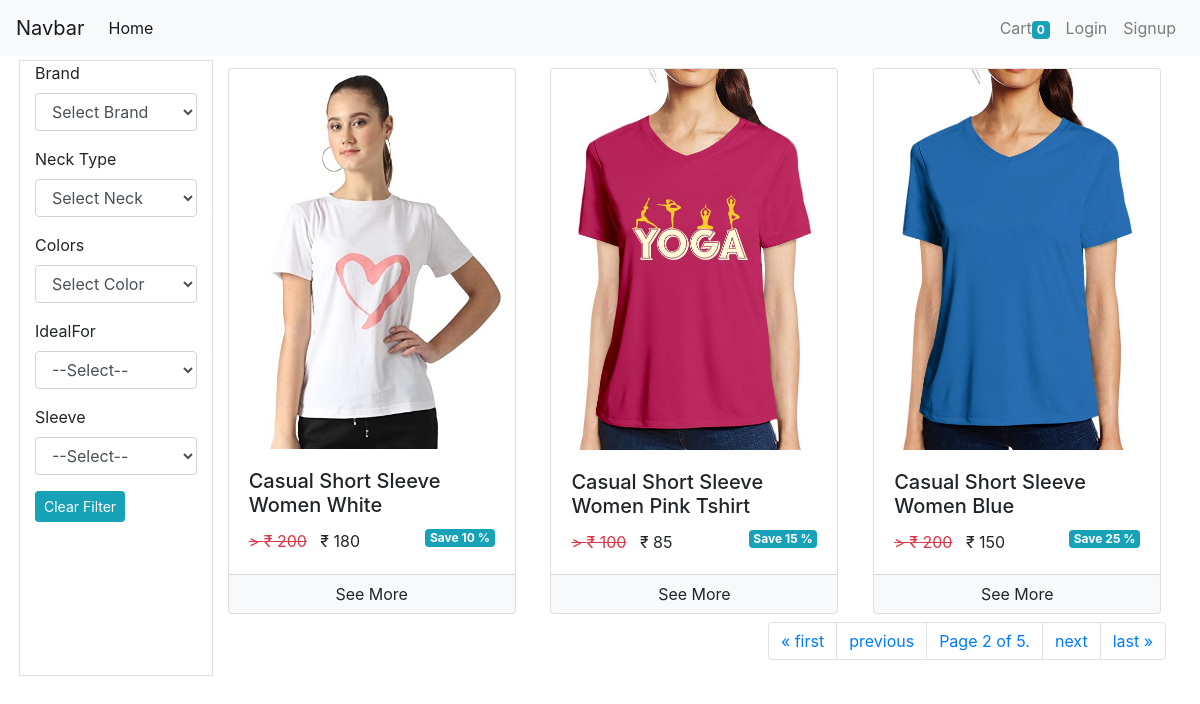
Screenshot of /?page=2 with the database file from the repository.
### store/models/tshirt.py (models this page shows, shortened)
class Tshirt(models.Model):
    name=models.CharField(max_length=50,null=False)
    slug=models.CharField(max_length=200,null=False,unique=True,default="")
    description=models.CharField(max_length=500,null=True)
    discount=models.IntegerField(default=0)
    image= models.ImageField(upload_to='upload/images',null=False)
    occasion=models.ForeignKey(Occasion,on_delete=models.CASCADE)
    brand=models.ForeignKey(Brand,on_delete=models.CASCADE)
    sleeve=models.ForeignKey(Sleeve,on_delete=models.CASCADE)
    neck_type=models.ForeignKey(NeckType,on_delete=models.CASCADE)
    ideal_for=models.ForeignKey(IdealFor,on_delete=models.CASCADE)
    color=models.ForeignKey(Color,on_delete=models.CASCADE)

### store/views/home.py (the view)
# urls.py: path('', home,name='homepage'),
def home(request):
   query=request.GET
   tshirts=[]
   tshirts=Tshirt.objects.all()
   brand= query.get('brand')
   neckType=query.get('necktype')
   color=query.get('color')
   idealFor=query.get('idealfor')
   sleeve=query.get('sleeve')
   page=query.get('page')
   if (page is None or page==""):
      page=1
   if brand!="" and brand is not None:
      tshirts=tshirts.filter(brand__slug=brand)
   if neckType!="" and neckType is not None:
      tshirts=tshirts.filter(neck_type__slug=neckType)
   if color!="" and color is not None:
      tshirts=tshirts.filter(color__slug=color)
   if sleeve!="" and sleeve is not None:
      tshirts=tshirts.filter(sleeve__slug=sleeve)
   if idealFor!="" and idealFor is not None:
      tshirts=tshirts.filter(ideal_for__slug=idealFor)
   occasions=Occasion.objects.all()
   brands=Brand.objects.all()
   sleeves=Sleeve.objects.all()
   idealFor=IdealFor.objects.all()
   neckTypes=NeckType.objects.all()
   colors=Color.objects.all()
   cart=request.session.get('cart')
   paginator=Paginator(tshirts,3)
   page_object=paginator.get_page(page)
   query= request.GET.copy()
   query['page']=""
   pageurl= urlencode(query)
   context={"page_object":page_object,
             "occasions": occasions ,
             "brands": brands ,
             "colors": colors,
             "sleeves": sleeves ,
             "neckTypes": neckTypes,
             "idealFor": idealFor,
             "pageurl":pageurl
            }
   return render(request, template_name='store/home.html',context=context)

### store/templatetags/filter_tags.py (called while the page is built)
@register.simple_tag
def selected_attr(request_slug,slug):
    if request_slug==slug:
        return "selected"
    else:
        return ""

### store/templatetags/tshirt_tags.py (called while the page is built)
@register.filter
def rupee(number):
    return f'₹ {number}'

@register.simple_tag
def min_price(tshirt):
    size=tshirt.sizevariant_set.all().order_by('price').first()
    return floor(size.price)

@register.simple_tag
def sale_price(tshirt):
    price=min_price(tshirt)
    discount=tshirt.discount
    return floor(price-(price*(discount/100)))

### store/templates/store/home.html (shortened to what this page needs)
{% extends "./base.html" %}
{% load tshirt_tags%}
{% load filter_tags %}
{% load static %}
{% block content%}
<div class="container-fluid">
  <div class="row m-1">
   <div class="col-2 border">
    <form id="filterForm" action="/">
      <div>
        <div class="form-group">
         <label for="brand">Brand</label>
         <select onchange="submitForm()" name="brand" class="form-control" id="brands">
           <option value="">Select Brand</option>
         </select>
        </div>
        <div class="form-group">
         <label for="necktype">Neck Type</label>
         <select onchange="submitForm()" name="necktype" class="form-control" id="necktypes">
           <option
           value="">Select Neck</option>
         </select>
        </div>
        <div class="form-group">
         <label for="necktype">Colors</label>
         <select onchange="submitForm()" name="color" class="form-control" id="colors">
           <option
           value="">Select Color</option>
         </select>
        </div>
        <div class="form-group">
         <label for="idealFor">IdealFor</label>
         <select onchange="submitForm()"  name="idealfor" class="form-control" id="idealFor">
           <option
           value="">--Select--</option>
         </select>
        </div>
        <div class="form-group">
         <label for="sleeves">Sleeve</label>
         <select onchange="submitForm()"] name="sleeve" class="form-control" id="sleeve">
           <option value="">--Select--</option>
         </select>
        </div>
        <a href="/" class="btn btn-info btn-sm">Clear Filter</a>
      </div>
    </form>
   </div>
   <div class="col">
    <div  class="row">
    {% for tshirt in  page_object %}
      <div class="col-4 mx-auto mt-2 ">
       <div class="card h-100" style="width: 18rem;">
         <img src="{{tshirt.image.url}}" class="card-img-top" alt="...">
         <div class="card-body">
         <h5 class="card-title">{{tshirt.name}}</h5>
         <span class="text-danger"><del>> {% min_price tshirt  as result%} {{result | rupee}}</del></span>
         <span>{% sale_price tshirt as sale_price_result%} {{sale_price_result | rupee}}</span>
         <span class="float-right badge badge-info">Save {{tshirt.discount}} %</span>
          </div>
          <div class="card-footer p-0">
              <a href="/product/{{tshirt.slug}}" class="btn btn-light btn-block">See More</a>
          </div>
       </div>
      </div>
    {% endfor%}
    </div>
      <nav aria-label="Page navigation " class="mt-2">
      <ul class="pagination justify-content-end">
        {% if page_object.has_previous %}
              <li class="page-item"><a class="page-link" href="?{{pageurl}}1">&laquo; first</a></li>
              <li class="page-item"><a class="page-link" href="?{{pageurl}}{{ page_object.previous_page_number }}">previous</a></li>
        {% endif %}
        <li class="page-item">
            <a href="" class="page-link">Page {{ page_object.number }} of {{ page_object.paginator.num_pages }}.</a>
        </li>
        {% if page_object.has_next %}
            <li class="page-item"><a class="page-link" href="?{{pageurl}}{{page_object.next_page_number }}">next</a></li>
            <li class="page-item"><a class="page-link" href="?{{pageurl}}{{page_object.paginator.num_pages }}">last &raquo;</a></li>
        {% endif %}
      </ul>
      </nav>
    </div>
  </div>
{% endblock %}

### rows the page displays
Tshirt: image (picture), name "Casual Short Sleeve Women White", result "₹ 200", sale_price_result "₹ 180", discount "10"
Tshirt: image (picture), name "Casual Short Sleeve Women Pink Tshirt", result "₹ 100", sale_price_result "₹ 85", discount "15"
Tshirt: image (picture), name "Casual Short Sleeve Women Blue", result "₹ 200", sale_price_result "₹ 150", discount "25"

### other values shown
{{ request.session.cart|length }} "0"
{{ page_object.number }} "2"
{{ page_object.paginator.num_pages }} "5"
